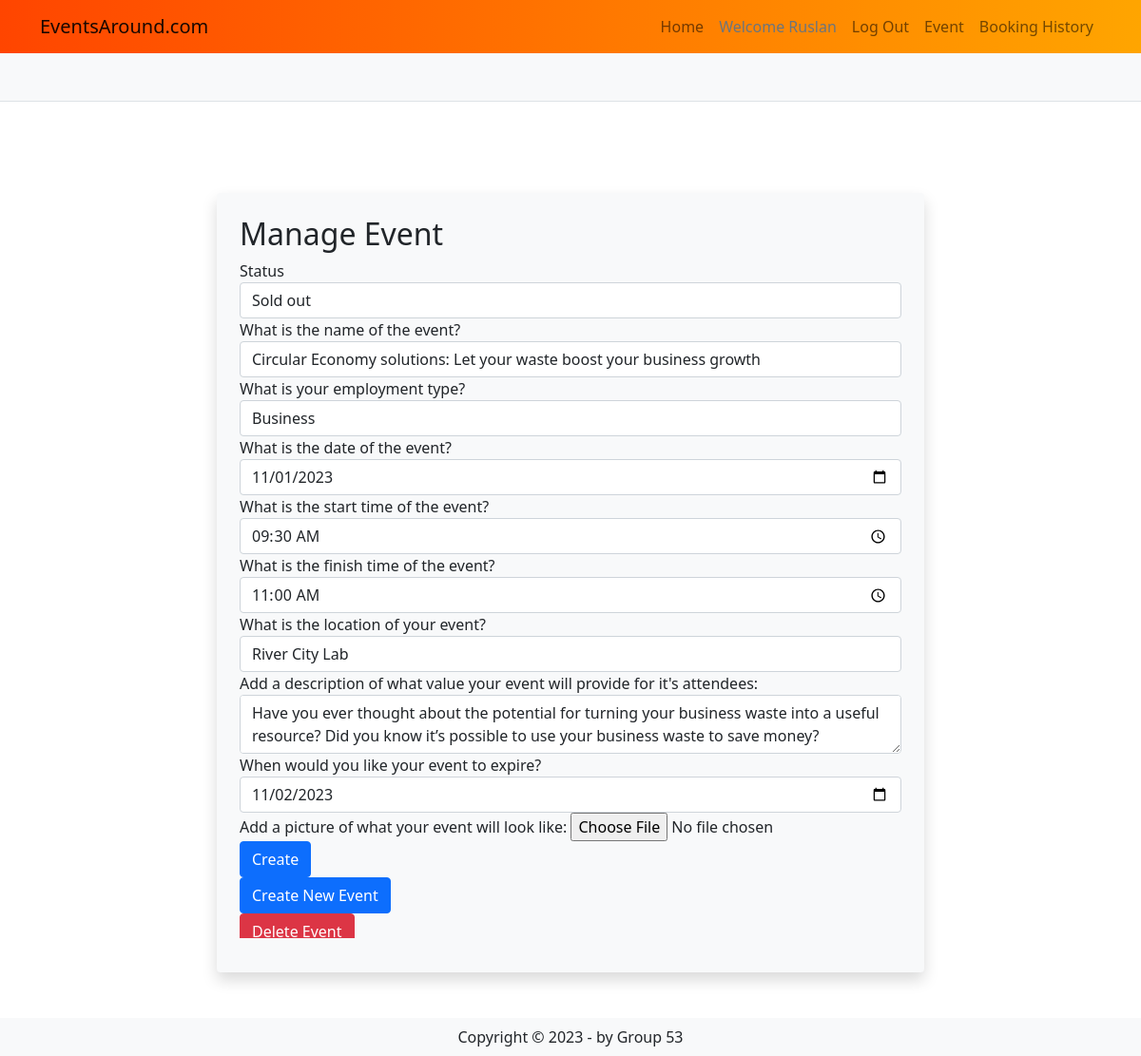
The page /events/4/manage (signed in) on the database as committed earlier.
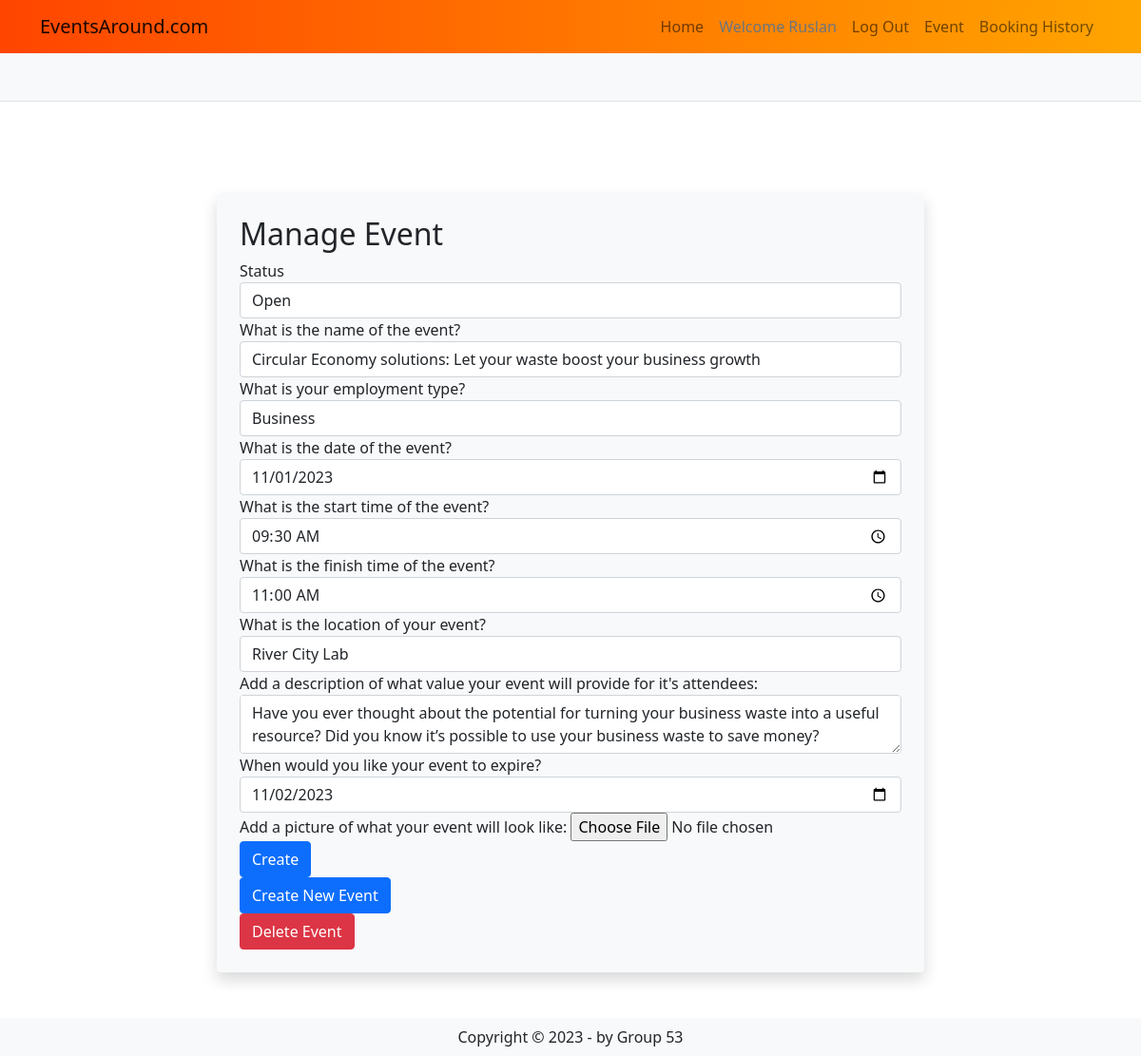
The same page on the database as committed later.
### EventsAround/models.py (models this page shows, shortened)
class Event(db.Model):
    __tablename__ = 'events'
    id = db.Column(db.Integer, primary_key=True)
    owner_id = db.Column(db.Integer, db.ForeignKey('users.id'))
    name = db.Column(db.String(80))
    type = db.Column(db.String(20))
    status = db.Column(db.String, default = "Open")
    event_date = db.Column(db.String)
    start_time = db.Column(db.Time)
    end_time = db.Column(db.Time)
    location = db.Column(db.String(80))
    description = db.Column(db.String(200))
    image = db.Column(db.String(400))
    expire_date = db.Column(db.String)
    last_updated = db.Column(db.DateTime, default=datetime.now(), onupdate=datetime.now())
    comments = db.relationship('Comment', backref='event')
    orders = db.relationship('Order', backref='event', foreign_keys='Order.event_id')

### EventsAround/events.py (the view, shortened to what this page needs)
@bp.route('/<int:event_id>/manage', methods=['GET', 'POST'])
@login_required
def manage(event_id):
    event = Event.query.get_or_404(event_id)
    form = EventForm()
    if current_user.id != event.owner_id:
        flash('You do not have permission to manage this event.', 'danger')
        return redirect(url_for('main.index'))
    if request.method == 'GET':
        populate_form_with_event_data(form, event)
    return render_template('events/manage.html', form=form, event=event)

### EventsAround/__init__.py (called while the page is built)
def create_app():
    app=Flask(__name__)  # this is the name of the module/package that is calling this app
    app.debug=True
    app.secret_key='somesecretgoeshere'
    app.config['SQLALCHEMY_DATABASE_URI']='sqlite:///mydbname.sqlite'
    db.init_app(app)
    bootstrap = Bootstrap5(app)
    login_manager = LoginManager()
    login_manager.login_view='auth.login'
    login_manager.init_app(app)
    from .models import User  # importing here to avoid circular references
    @login_manager.user_loader
    def load_user(user_id):
       return User.query.get(int(user_id))
    from . import views
    app.register_blueprint(views.mainbp)
    from . import auth
    app.register_blueprint(auth.bp)
    from . import events
    app.register_blueprint(events.bp)
    from . import orders
    app.register_blueprint(orders.bp)
    return app

### EventsAround/templates/events/manage.html
{% extends 'base.html' %}
{% import "bootstrap4/form.html" as wtf %}
{% block content %}
  <div class="container">
    <div class="row mt-5">
      <div class="col-md-12">
        <div class="container col-md-8 my-5 p-4 bg-light rounded shadow">
          <h2>Manage Event</h2>
          {{wtf.render_form(form)}}
          <a href="{{ url_for('event.create') }}" class="btn btn-primary">Create New Event</a>
          <form method="post" action="{{ url_for('event.delete_event', event_id=event.id) }}">
              <input type="submit" class="btn btn-danger" value="Delete Event">
          </form>
        </div>
      </div>
    </div>
  </div>
{% endblock %}

Rows that differ between the two databases and show on the page:
changed Event "Circular Economy solutions: Let your waste boost your business growth": status "Sold out" → "Open"
